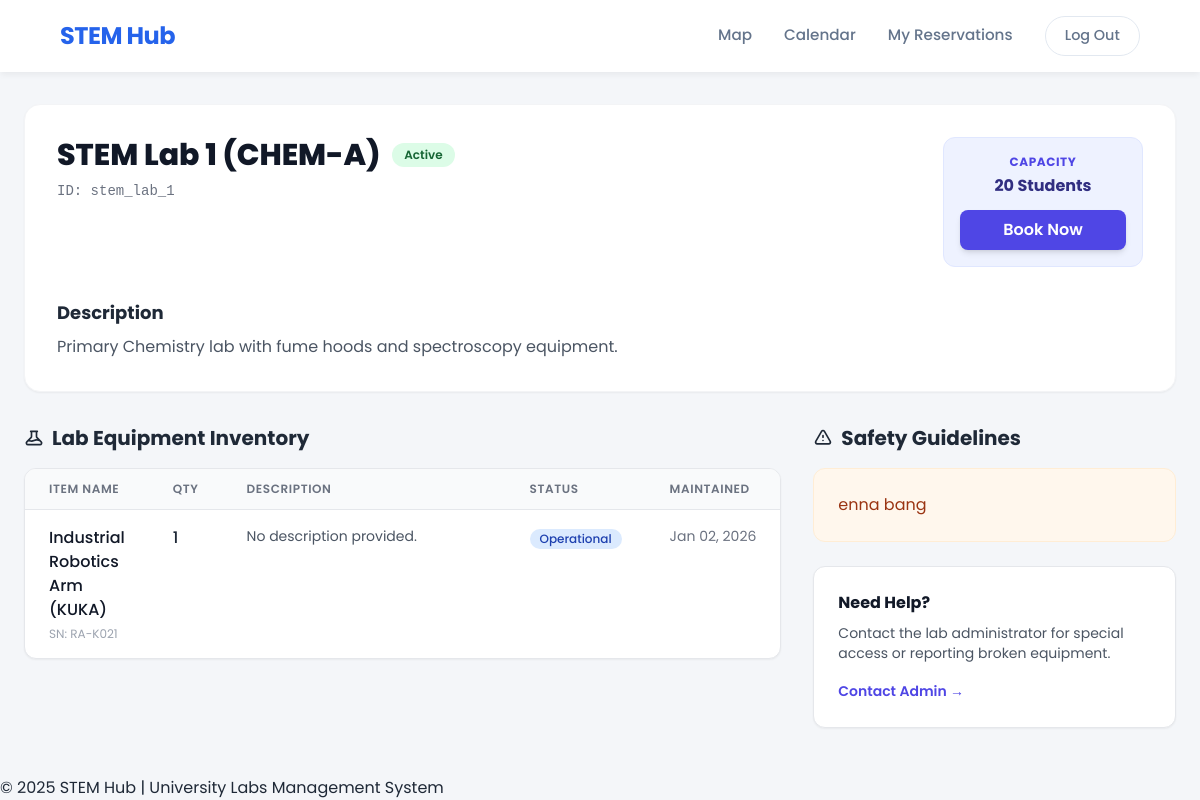
The app's page /labs/chem-lab-a/ (signed in), older data.
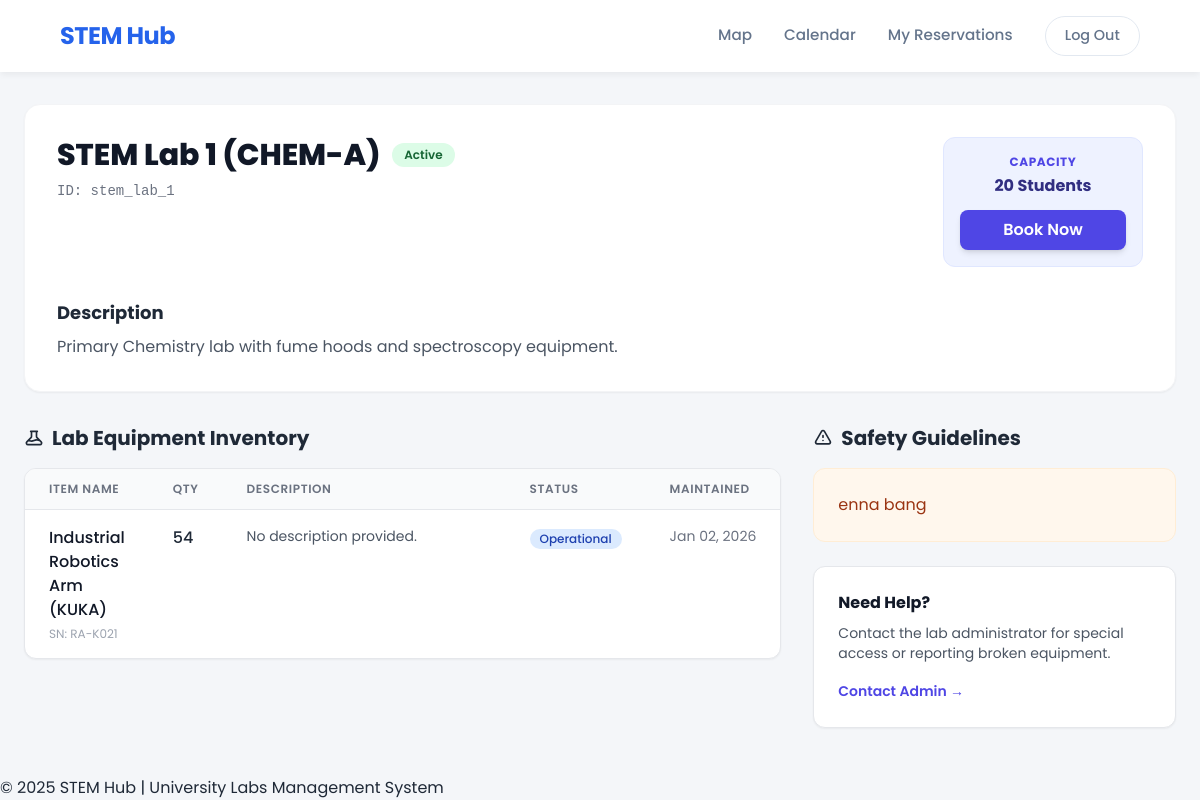
The same page, newer data.
### labs/models.py (models this page shows, shortened)
class Equipment(models.Model):
    lab = models.ForeignKey(Lab, related_name='equipment', on_delete=models.SET_NULL, null=True)
    name = models.CharField(max_length=200)
    serial_number = models.CharField(max_length=100, unique=True)
    description = models.TextField(null=True)
    is_operational = models.BooleanField(default=True)
    last_maintenance = models.DateField()
    quantity = models.IntegerField(default=1)

### labs/views.py (the view)
# urls.py: path('<slug:slug>/', views.lab_detail, name='detail'),
@login_required
def lab_detail(request, slug):
    lab = get_object_or_404(Lab, slug=slug)
    return render(request, 'labs/lab.html', {'lab': lab})

### notifications/context_processors.py (called while the page is built)
def user_notifications(request):
    if request.user.is_authenticated:
        notifs = Notification.objects.filter(recipient=request.user, is_read=False)
        return {
            'notifications_list': notifs,
            'unread_count': notifs.count()
        }
    return {}

### CORE/templates/labs/Lab.html (shortened to what the changed rows need)
{% load static %}
<!DOCTYPE html>
<html lang="en">
<head>
    <script src="https://cdn.tailwindcss.com"></script>
</head>
<body>
    <header>
        <div class="header-content">
            <h1><a href="/">STEM Hub</a></h1>
        </div>
    </header>
    <main class="standard-container pb-12">
        <div class="mt-8 bg-white rounded-2xl shadow-sm border border-gray-100 p-8 mb-8">
            <div class="flex flex-col md:flex-row justify-between md:items-start gap-6">
                <div>
                    <div class="flex items-center gap-3 mb-2">
                        <h1 class="text-3xl font-extrabold text-gray-900">{{ lab.name }}</h1>
                    </div>
                </div>
            </div>
        </div>
        <div class="grid grid-cols-1 lg:grid-cols-3 gap-8">
            <div class="lg:col-span-2">
                <h2 class="text-xl font-bold text-gray-800 mb-4 flex items-center gap-2">
                    Lab Equipment Inventory
                </h2>
                <div class="bg-white rounded-xl shadow-sm border border-gray-200 overflow-hidden">
                    {% if lab.equipment.all %}
                        <table class="w-full text-left">
                            <thead class="bg-gray-50 border-b border-gray-200">
                                <tr>
                                    <th class="px-6 py-3 text-xs font-semibold text-gray-500 uppercase tracking-wider">Item Name</th>
                                    <th class="px-6 py-3 text-xs font-semibold text-gray-500 uppercase tracking-wider">Qty</th> <th class="px-6 py-3 text-xs font-semibold text-gray-500 uppercase tracking-wider w-1/2">Description</th>
                                    <th class="px-6 py-3 text-xs font-semibold text-gray-500 uppercase tracking-wider">Status</th>
                                    <th class="px-6 py-3 text-xs font-semibold text-gray-500 uppercase tracking-wider">Maintained</th>
                                </tr>
                            </thead>
                            <tbody class="divide-y divide-gray-200">
                                {% for item in lab.equipment.all %}
                                <tr class="hover:bg-gray-50 transition">
                                    <td class="px-6 py-4 align-top">
                                        <div class="font-medium text-gray-900">{{ item.name }}</div>
                                        <div class="text-xs text-gray-400 mt-1">SN: {{ item.serial_number }}</div>
                                    </td>
                                    <td class="px-6 py-4 align-top font-medium text-gray-800"> {{ item.quantity }}
                                    </td>
                                    <td class="px-6 py-4 align-top">
                                        <p class="text-sm text-gray-600">
                                            {{ item.description|default:"No description provided." }}
                                        </p>
                                    </td>
                                    <td class="px-6 py-4 align-top">
                                        {% if item.is_operational %}
                                            <span class="inline-flex items-center px-2.5 py-0.5 rounded-full text-xs font-medium bg-blue-100 text-blue-800">
                                                Operational
                                            </span>
                                        {% else %}
                                            <span class="inline-flex items-center px-2.5 py-0.5 rounded-full text-xs font-medium bg-red-100 text-red-800">
                                                Broken
                                            </span>
                                        {% endif %}
                                    </td>
                                    <td class="px-6 py-4 align-top text-sm text-gray-500 whitespace-nowrap">
                                        {{ item.last_maintenance|date:"M d, Y" }}
                                    </td>
                                </tr>
                                {% endfor %}
                            </tbody>
                        </table>
                    {% else %}
                        <div class="p-8 text-center text-gray-500">
                            No equipment assigned to this lab yet.
                        </div>
                    {% endif %}
                </div>
            </div>
            <div>
                <h2 class="text-xl font-bold text-gray-800 mb-4 flex items-center gap-2">
                    <svg class="w-5 h-5" fill="none" stroke="currentColor" viewBox="0 0 24 24"><path stroke-linecap="round" stroke-linejoin="round" stroke-width="2" d="M12 9v2m0 4h.01m-6.938 4h13.856c1.54 0 2.502-1.667 1.732-3L13.732 4c-.77-1.333-2.694-1.333-3.464 0L3.34 16c-.77 1.333.192 3 1.732 3z"></path></svg>
                    Safety Guidelines
                </h2>
            </div>
        </div>
    </main>
</body>
</html>

Row changes from the older to the newer data that the page shows:
changed Equipment "Industrial Robotics Arm (KUKA)": quantity "1" → "54"
